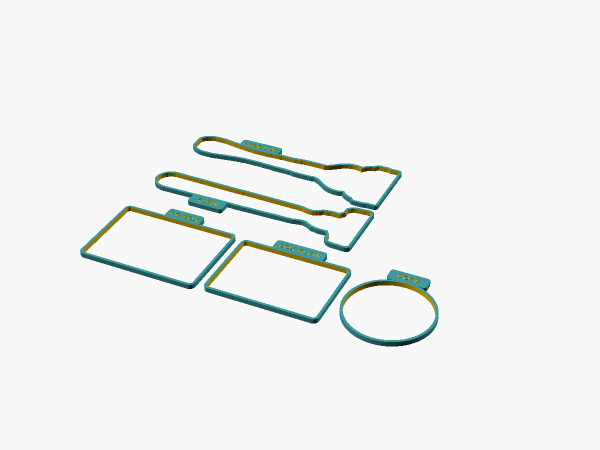
#> input picture gridfinity-rasierset/bilder/passtest.png, 1200 x 900 px (shown at 1/2 size)
$ python fotos_vermessen.py ../bilder/passtest.png ../bilder/draufsicht.png ../bilder/draufsicht.png ../bilder/draufsicht.png ../bilder/draufsicht.png   (older library calls are emulated)
#> lines starting #> are read from the running program, lines starting #| are printed output that depends on the picture
#!/usr/bin/env python3
"""Vermisst Dose und kleinen Rasierer aus den iPhone-Fotos und schreibt umrisse.scad.

Maßstab: Die Dose in IMG_8036 hat einen Durchmesser von 49 mm (Herstellerangabe).
Daraus folgt die Kamerahöhe in IMG_8036. Die Zifferntasten der Fernbedienung
übertragen den Maßstab auf IMG_8033 (kleiner Rasierer von oben). Alle Fotomaße
gelten deshalb für 49 mm Dosendurchmesser. In OpenSCAD skaliert dose_d sie mit.

Kameramodell: Lochkamera senkrecht über dem Tisch, Brennweite aus EXIF
(24 mm Kleinbild-Äquivalent -> 2790 px bei 4032 px Bildbreite), Hauptpunkt in
der Bildmitte. Ein Punkt in Höhe h über dem Tisch wird mit (Z - h) / f
skaliert, so wird die Perspektive aus nur ~20 cm Abstand herausgerechnet.

Aufruf:
  python3 fotos_vermessen.py IMG_8036.png IMG_8033.png ../umrisse.scad
  (HEIC vorher nach PNG wandeln, z. B. mit pillow-heif)
Zusätzlich braucht es die Produktbilder für ProGlide (Bild 1) und Dosenkappe (Bild 3),
siehe umriss_aus_bild.py.
"""
import sys

import cv2
import numpy as np
from PIL import Image
from scipy.ndimage import median_filter
from shapely.geometry import LineString

F_PX = 2790.0                  # Brennweite in Pixeln (24 mm KB-Äquivalent, 4032 px breit)
CX, CY = 2016.0, 1512.0        # Hauptpunkt (Bildmitte, Querformat)
DOSE_D_MM = 49.0               # Maßstabsanker


def lab_bild(pfad):
#> called with pfad = '../bilder/passtest.png'
    im = np.array(Image.open(pfad).convert("RGB"))
#> im is the input picture: shape (900, 1200, 3); mean R, G, B 240.4, 242.4, 241.2
    return im, cv2.cvtColor(im, cv2.COLOR_RGB2LAB).astype(np.float32)


# [4 lines left out: function subpixel, not called in this run]


def dose_vermessen(pfad):
    """Dose liegt im Bild etwa waagerecht. Bild so drehen, dass die Achse genau
    waagerecht liegt, dann die beiden Umrisslinien über den ganzen Zylinder mitteln."""
    _, lab = lab_bild(pfad)
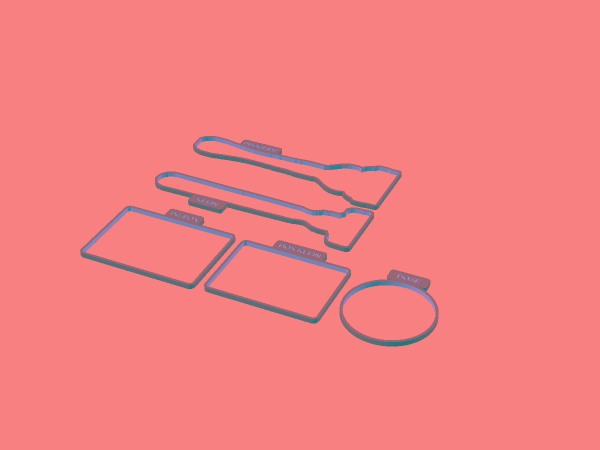
#> lab: shape (900, 1200, 3) float32 (shown at 1/2 size); mean of channels 0, 1, 2 246.2, 127.4, 128.4; drawn as R, G, B
    mu = (1159.8, 1413.7)                       # Punkt auf der Achse (Grobsegmentierung)
    bestes = None
    for w in np.arange(5.2, 7.01, 0.1):
        M = cv2.getRotationMatrix2D(mu, w, 1.0)
        r = cv2.warpAffine(lab, M, lab.shape[1::-1], flags=cv2.INTER_LINEAR, borderMode=cv2.BORDER_REPLICATE)
        gy = np.sqrt(sum(cv2.Sobel(r[..., c], cv2.CV_32F, 0, 1, ksize=3) ** 2 for c in range(3)))
        prof = gy[:, int(mu[0] - 450):int(mu[0] + 1250)].mean(1)
        yc = int(mu[1])
        wert = prof[yc - 700:yc - 200].max() + prof[yc + 200:yc + 700].max()
        if bestes is None or wert > bestes[0]:
            bestes = (wert, w, prof, r, M)
#> this loop made 1 pass
#> pass 1, in dose_vermessen, `r = cv2.warpAffine(lab, M, lab.shape[1::-1], flags=cv2.INTER_LINEAR, b..`:
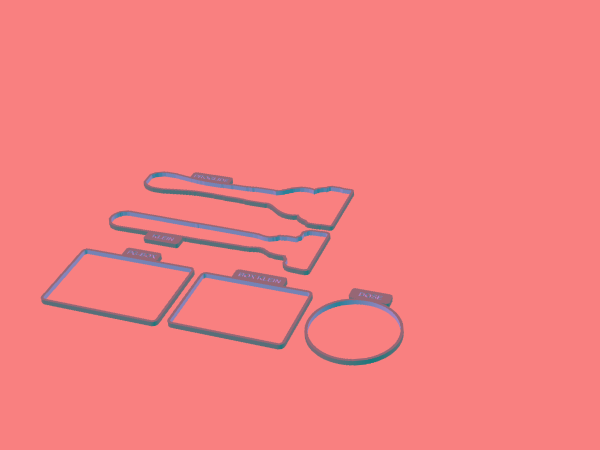
#> r: shape (900, 1200, 3) float32 (shown at 1/2 size); mean of channels 0, 1, 2 246.1, 127.4, 128.4; drawn as R, G, B
#> pass 1, in dose_vermessen, `gy = np.sqrt(sum(cv2.Sobel(r[..., c], cv2.CV_32F, 0, 1, ksize=3) ** 2 ..`:
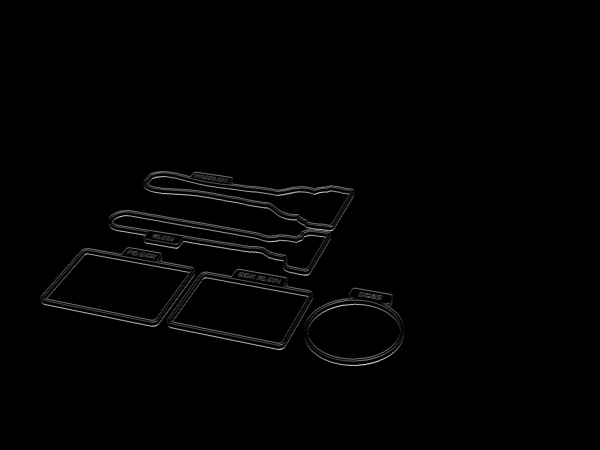
#> gy: shape (900, 1200) float32 (shown at 1/2 size); min 0, max 884.6, mean 8.4; drawn with min black and max white
    _, w, prof, r, M = bestes
    yc = int(mu[1])
    yo = subpixel(prof, yc - 700 + int(np.argmax(prof[yc - 700:yc - 200])))
    yu = subpixel(prof, yc + 200 + int(np.argmax(prof[yc + 200:yc + 700])))
    d_px = yu - yo
    gx = np.sqrt(sum(cv2.Sobel(r[..., c], cv2.CV_32F, 1, 0, ksize=3) ** 2 for c in range(3)))
    ya = (yo + yu) / 2
    boden = gx[int(ya - 0.35 * d_px):int(ya + 0.35 * d_px)].mean(0)
    xb = subpixel(boden, int(mu[0]) - 900 + int(np.argmax(boden[int(mu[0]) - 900:int(mu[0]) - 300])))
    kappe = gx[int(ya - 0.12 * d_px):int(ya + 0.12 * d_px)].mean(0)
    lo, hi = int(mu[0]) + 1500, int(mu[0]) + 2150
    seg = kappe[lo:hi]
    spitzen = [i for i in range(1, len(seg) - 1) if seg[i] > 0.4 * seg.max() and seg[i] >= seg[i - 1] and seg[i] >= seg[i + 1]]
    xk = subpixel(kappe, lo + spitzen[-1])
    hp = M @ np.array([CX, CY, 1.0])           # Hauptpunkt im gedrehten Bild
    # Kamerahöhe aus dem Durchmesser: Kamera fast genau über der Achse, Umriss = Tangenten an den Kreis
    R = DOSE_D_MM / 2
    alpha = np.arctan(d_px / 2 / F_PX)
    Z = R / np.sin(alpha) + R
    # Länge: Bodenrand oben (Höhe D) links, Kappenrand oben (Höhe R + r_kappe) rechts
    r_kappe = 0.321 * DOSE_D_MM
    x_boden = (xb - hp[0]) * (Z - DOSE_D_MM) / F_PX
    x_kappe = (xk - hp[0]) * (Z - (R + r_kappe)) / F_PX
    L = x_kappe - x_boden
    return dict(Z=Z, d_px=d_px, laenge_mm=L, l_zu_d=L / DOSE_D_MM)


# [70 lines left out: functions ziffer_blobs, massstab_fernbedienung, rasierer_vermessen, not called in this run]


def liste(name, punkte, kommentar, nachkomma=2):
    zeilen = ",\n    ".join(f"[{a:.{nachkomma}f}, {b:.{nachkomma}f}]" for a, b in punkte)
    return f"// {kommentar}\n{name} = [\n    {zeilen}];\n\n"


def main():
    foto_dose, foto_rasierer, ziel = sys.argv[1:4]
    dose = dose_vermessen(foto_dose)
    k = massstab_fernbedienung()
    # Kamerahöhe in IMG_8033 über die Tastenoberseite (ca. 18 mm hoch, Einfluss < 1 mm)
    h_taste = 18.0
    Z33 = h_taste + (dose["Z"] - h_taste) / k
    L, prof = rasierer_vermessen(foto_rasierer, Z33)
    print(f"IMG_8036: Kamera {dose['Z']:.1f} mm über dem Tisch, Dose {dose['laenge_mm']:.1f} mm lang (L/D {dose['l_zu_d']:.3f})")
    print(f"IMG_8033: Maßstab {k:.3f}x gegenüber IMG_8036, Kamera {Z33:.1f} mm über dem Tisch")
    print(f"Kleiner Rasierer: {L:.1f} mm lang, {len(prof)} Umrisspunkte, Kopf {2 * max(p[1] for p in prof):.1f} mm breit")

    # ProGlide (Produktbild) und Dosenkappe (Produktbild) kommen aus umriss_aus_bild.py
    pg = np.load(sys.argv[4]) if len(sys.argv) > 4 else None
    oben = np.load(sys.argv[5]) if len(sys.argv) > 5 else None

    text = ["// Automatisch erzeugt von werkzeug/fotos_vermessen.py. Nicht von Hand ändern.\n",
            "// Alle Fotomaße gelten für 49 mm Dosendurchmesser, dose_d skaliert sie in OpenSCAD mit.\n\n",
            liste("bi_profil_mm", prof, f"Kleiner 3-Klingen-Rasierer aus IMG_8033: [Abstand vom Griffende, halbe Breite] in mm"),
            f"bi_laenge_mm = {L:.2f};\n\n",
            f"// Rasierschaum-Dose aus IMG_8036: Länge / Durchmesser\ndose_l_zu_d = {dose['l_zu_d']:.4f};\n\n"]
    if oben is not None:
        # nur jeden 6. Punkt, Schulter und Kappe ändern sich langsam
        text.append(liste("dose_oben", [(a, r) for a, r in oben[::6]] + [tuple(oben[-1])],
                          "Schulter und Kappe aus dem Produktbild: [Abstand von der Oberkante, Radius] in Dosendurchmessern", 3))
    if pg is not None:
        text.append(liste("pg_profil", [tuple(p) for p in pg],
                          "Gillette Fusion5 ProGlide aus dem Produktbild: [t, halbe Breite / Länge], t = 0 Griffende, 1 Kopfoberkante", 4))
    with open(ziel, "w", encoding="utf-8") as f:
        f.write("".join(text))


if __name__ == "__main__":
#> (the run stopped early here; a loop or call above may not have finished)

$ run again, on gridfinity-rasierset/bilder/klingenbox_halter.png
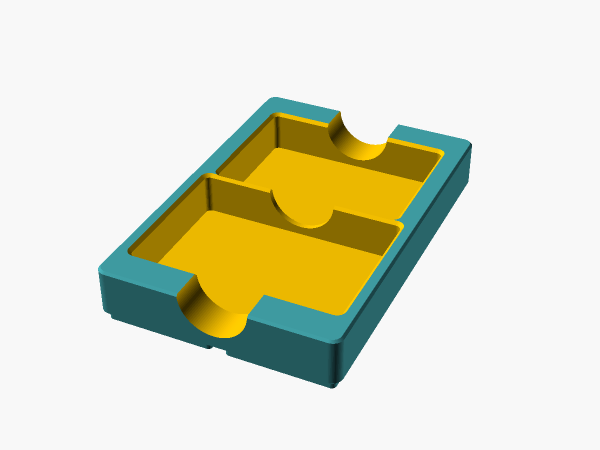
#> input picture gridfinity-rasierset/bilder/klingenbox_halter.png, 1200 x 900 px (shown at 1/2 size)
#> in lab_bild, im is the input picture: shape (900, 1200, 3); mean R, G, B 221.4, 221.8, 199.3
#> the loop in dose_vermessen, `for w in np.arange(5.2, 7.01, 0.1):` made 1 pass
#> pass 1, in dose_vermessen, `r = cv2.warpAffine(lab, M, lab.shape[1::-1], flags=cv2.INTER_LINEAR, b..`:
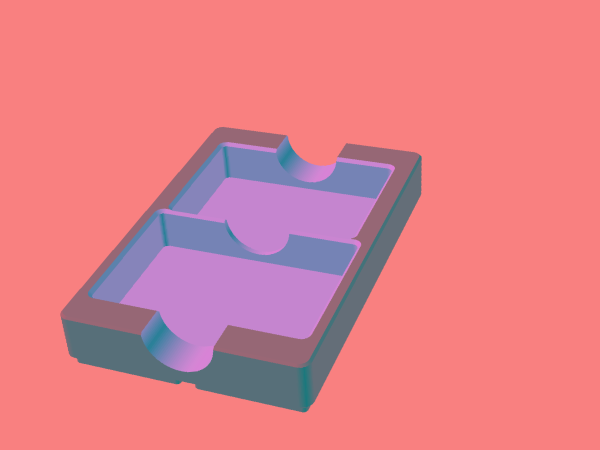
#> r: shape (900, 1200, 3) float32 (shown at 1/2 size); mean of channels 0, 1, 2 225.4, 126.9, 137.6; drawn as R, G, B
#> pass 1, in dose_vermessen, `gy = np.sqrt(sum(cv2.Sobel(r[..., c], cv2.CV_32F, 0, 1, ksize=3) ** 2 ..`:
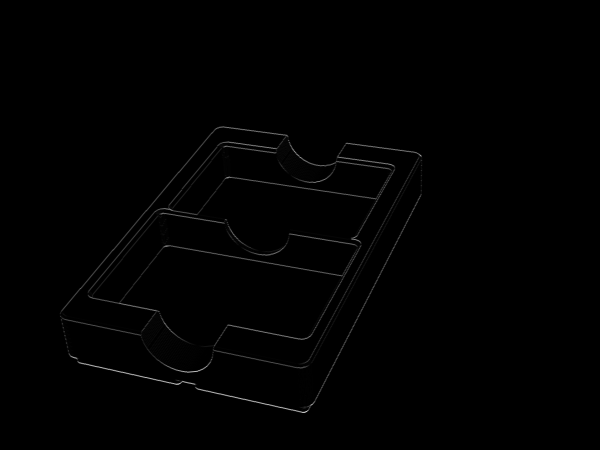
#> gy: shape (900, 1200) float32 (shown at 1/2 size); min 0, max 856, mean 4.1; drawn with min black and max white

$ run again, on gridfinity-rasierset/bilder/rasierer_halter.png
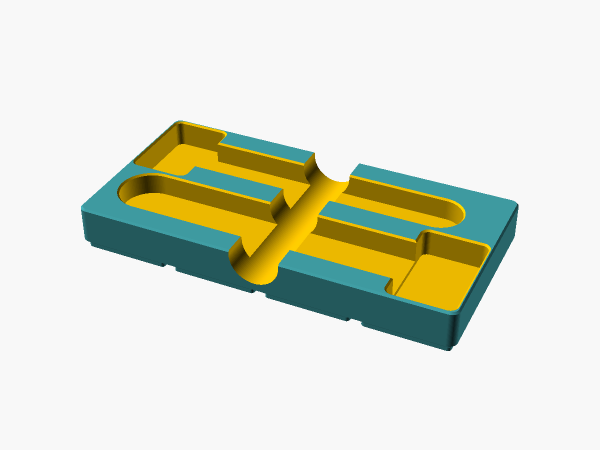
#> input picture gridfinity-rasierset/bilder/rasierer_halter.png, 1200 x 900 px (shown at 1/2 size)
#> in lab_bild, im is the input picture: shape (900, 1200, 3); mean R, G, B 220.6, 223.5, 207.5
#> the loop in dose_vermessen, `for w in np.arange(5.2, 7.01, 0.1):` made 1 pass
#> pass 1, in dose_vermessen, `r = cv2.warpAffine(lab, M, lab.shape[1::-1], flags=cv2.INTER_LINEAR, b..`:
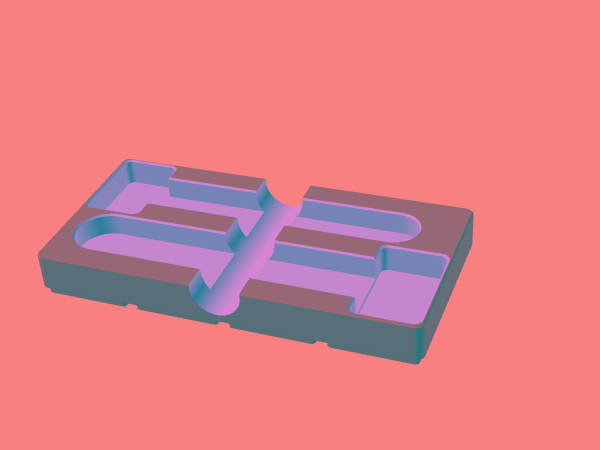
#> r: shape (900, 1200, 3) float32 (shown at 1/2 size); mean of channels 0, 1, 2 226.9, 126.4, 134.7; drawn as R, G, B
#> pass 1, in dose_vermessen, `gy = np.sqrt(sum(cv2.Sobel(r[..., c], cv2.CV_32F, 0, 1, ksize=3) ** 2 ..`:
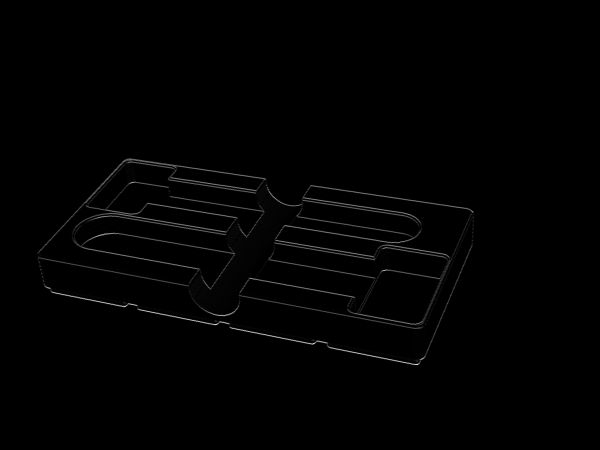
#> gy: shape (900, 1200) float32 (shown at 1/2 size); min 0, max 847.4, mean 6.3; drawn with min black and max white
